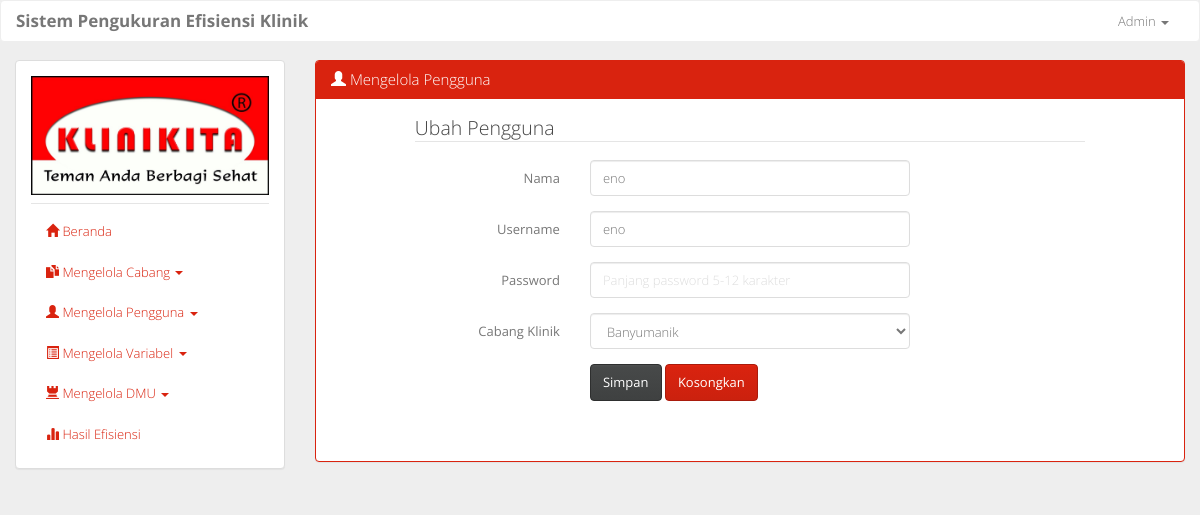
Page /ubah_pengguna.php?type=ubah&id=2 (signed in) on the earlier database version.
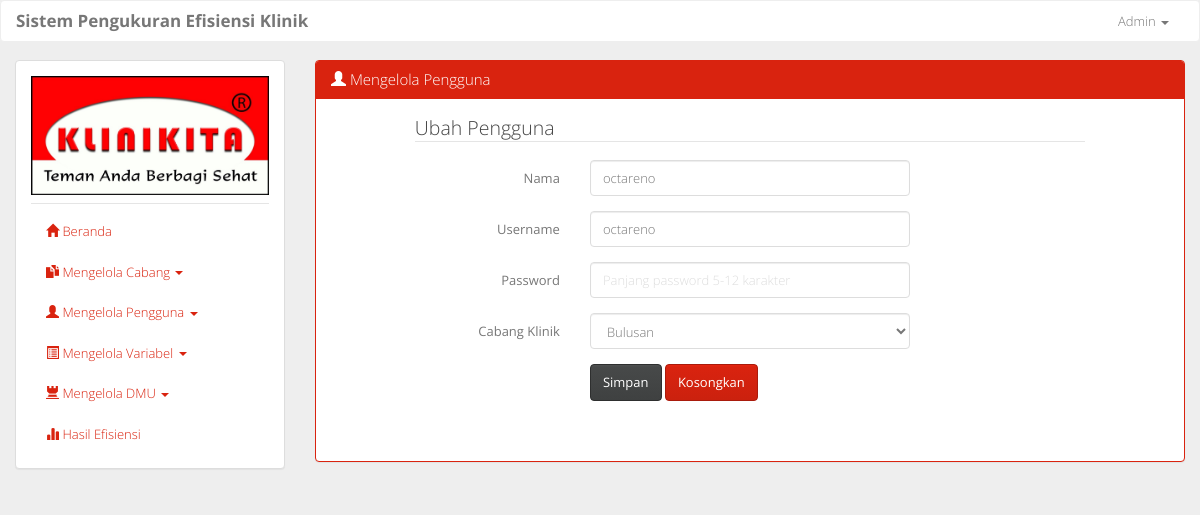
Same page on the later database version.
### tables this page shows
CREATE TABLE `tb_pengguna` (
  `id_pengguna` int(3) NOT NULL,
  `nama` varchar(50) NOT NULL,
  `username` varchar(50) NOT NULL,
  `password` varchar(50) NOT NULL,
  `id_klinik` int(3) NOT NULL,
  `level` char(1) NOT NULL
);

### ubah_pengguna.php (the view, shortened to what this page needs)
<?php
	include 'layout.php';
	if (ISSET($_GET['lvl'])) {
		$lvl = $_GET['lvl'];
	} else {
		$lvl = 'p';
	}
	if (ISSET($_GET['id'])) {
		$id = $_GET['id'];
	}
	if (ISSET($_GET['type'])) {
	 	$type = $_GET['type'];
	}
	if ($lvl == 'a') {
		$query = mysqli_query($conn, 'SELECT * FROM tb_pengguna WHERE id_pengguna='.$id.' AND level="'.$lvl.'"');
		if (mysqli_num_rows($query) > 0) {
			while ($data = mysqli_fetch_assoc($query)) {
				$nama = $data['nama'];
				$username = $data['username'];
			}
		} else { $tes=mysqli_error($conn); }
	} else {
		$query = mysqli_query($conn, 'SELECT * FROM tb_pengguna JOIN tb_klinik ON tb_pengguna.id_klinik = tb_klinik.id_klinik WHERE id_pengguna='.$id.'');
		if (mysqli_num_rows($query) > 0) {
			while($pengguna = mysqli_fetch_assoc($query)) {
				$nama = $pengguna['nama'];
				$username = $pengguna['username'];
				$id_klinik = $pengguna['id_klinik'];
			}
		}
	}
?>
				<div class="col-sm-9">
					<div class="panel panel-primary">
						<div class="panel-heading">
							<h3 class="panel-title"><span class="glyphicon glyphicon-user"></span> Mengelola Pengguna</h3>
						</div>
						<div class="panel-body">
							<form class="form-horizontal" method="post" action="<?php echo "process/u_pengguna.php?type=".$type."&id=".$id."&lvl=".$lvl.""; ?>">
								<fieldset>
								<?php
									if ($type == 'profile') {
										echo '<legend>Profil Pengguna</legend>';
									} else {
										echo '<legend>Ubah Pengguna</legend>';
									}
								?>
								    <div class="form-group">
								      	<label class="col-sm-3 control-label">Nama</label>
								      	<div class="col-sm-6">
								        	<input class="form-control" name="nama_pengguna" placeholder="Panjang maksimal 50 karakter" type="text" maxlength="50" value="<?php echo $nama; ?>" required>
								      	</div>
								    </div>
								    <div class="form-group">
								      	<label class="col-sm-3 control-label">Username</label>
								      	<div class="col-sm-6">
								        	<input class="form-control" name="username" placeholder="Panjang username 5-10 karakter" type="text" minlength="5" maxlength="10" value="<?php echo $username; ?>" required>
								      	</div>
								    </div>
								    <div class="form-group">
								      	<label class="col-sm-3 control-label">Password</label>
								      	<div class="col-sm-6">
								        	<input class="form-control" name="password" placeholder="Panjang password 5-12 karakter" type="password" minlength="5" maxlength="12" required>
								      	</div>
								    </div>
								    <div class="form-group">
								      	<label class="col-sm-3 control-label">Cabang Klinik</label>
								      	<div class="col-sm-6">
								        	<select name="cabang_klinik" class="form-control" <?php if ($lvl == 'a') {echo 'disabled';} ?> required>
								        		<?php
								        			$query = mysqli_query($conn, "SELECT * FROM tb_klinik");
								        			if (mysqli_num_rows($query) > 0) {
													    while($cabang = mysqli_fetch_assoc($query)) {
													    	$id_cabang = $cabang['id_klinik'];
													    	if ($id_klinik == $id_cabang) {
													    		echo '<option value="'.$id_cabang.'" selected>'.$cabang["cabang_klinik"].'</option>';
													    	} else {
													    		echo '<option value="'.$id_cabang.'">'.$cabang["cabang_klinik"].'</option>';
													    	}
													    }
													}
								        		?>
								        	</select>
								      	</div>
								    </div>
								    <div class="form-group">
								      	<div class="col-sm-6 col-sm-offset-3">
								        	<button type="submit" class="btn btn-default">Simpan</button>
								        	<button type="reset" class="btn btn-primary">Kosongkan</button>
								      	</div>
								    </div>
								</fieldset>
							</form>
						</div>
					</div>
				</div>
<?php include 'layout2.php' ?>

Differences in the rows shown:
changed tb_pengguna: nama_pengguna "eno" → "octareno"; username "eno" → "octareno"
Other differences:
form field cabang_klinik: "Banyumanik" → "Bulusan"
